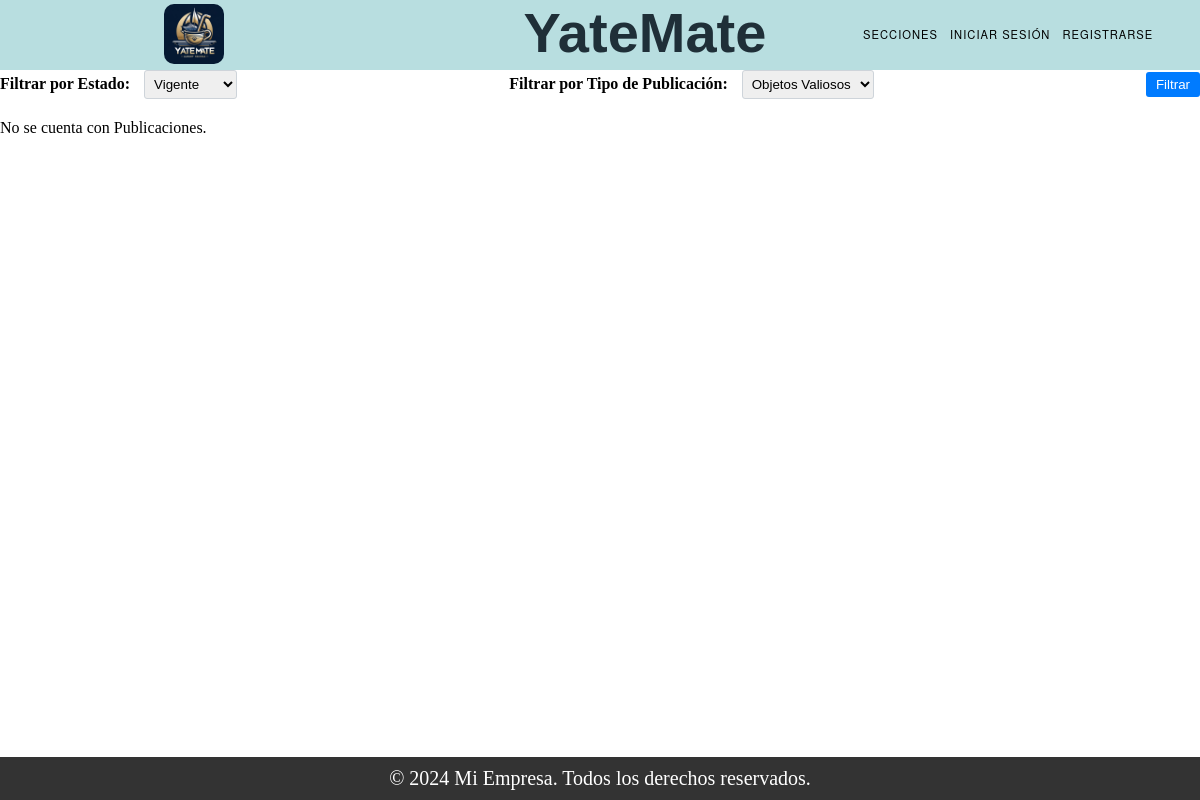
The page /list/ on the database as committed earlier.
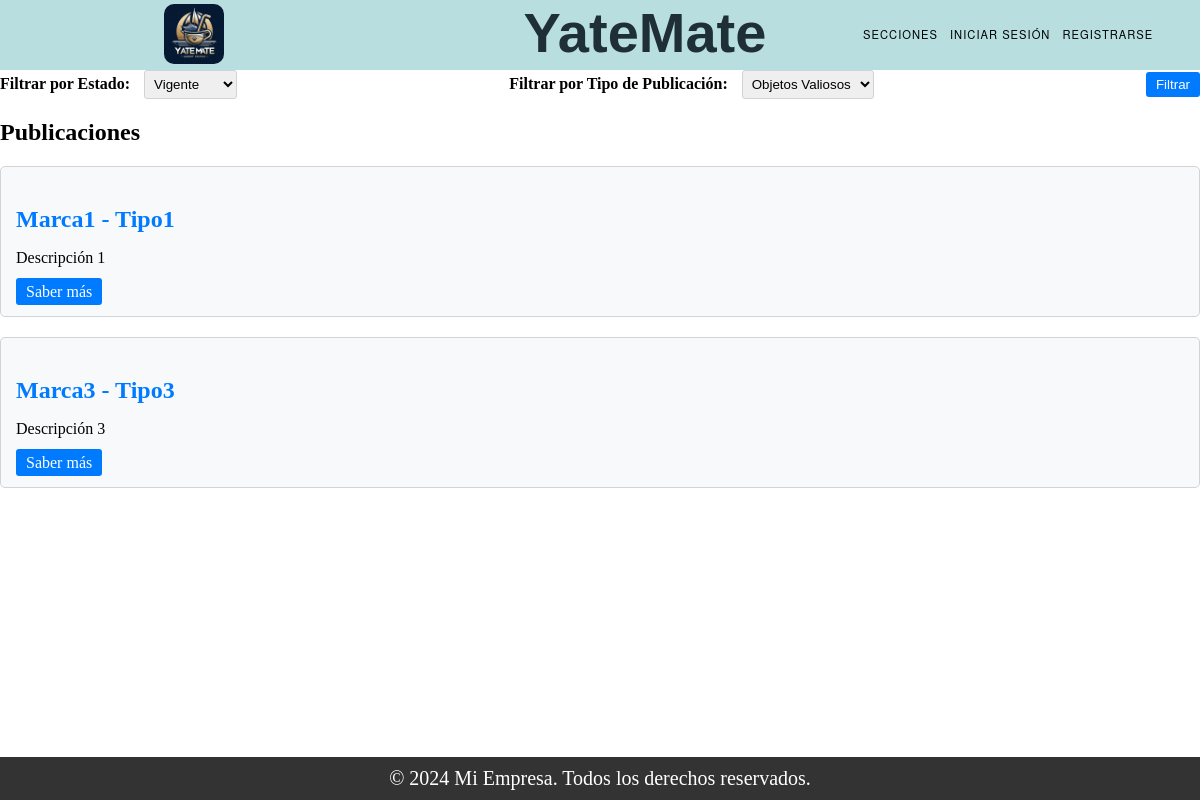
The same page on the database as committed later.
### Trueque/models.py (models this page shows, shortened)
class Publicacion_ObjetoValioso(models.Model):
    ESTADO_CHOICES = (
        ('Vigente', 'Vigente'),
        ('Proceso', 'Proceso'),
        ('Finalizado', 'Finalizado'),
    )
    tipo = models.CharField(max_length=100)
    marca = models.CharField(max_length=100)
    descripcion = models.TextField()
    estado = models.CharField(max_length=50)
    dueño = models.IntegerField()
    foto = models.ImageField(upload_to='productos_fotos/')

### Trueque/views.py (the view)
# urls.py: path("list/", views.list, name="list"),
def list(request):
    objetos_valiosos = Publicacion_ObjetoValioso.objects.all()
    embarcaciones = Publicacion_Embarcacion.objects.all()
    tipo_filtro = request.GET.get('tipo','objetos valiosos')  # Valor por defecto 'objetos valiosos'
    estado_filtro = request.GET.get('estado','Vigente')  # Valor por defecto 'Vigente'
    if tipo_filtro == " ":
        tipo_filtro = 'objetos valiosos'
    if estado_filtro == " ":
          estado_filtro = 'Vigente'
    if tipo_filtro == 'objetos valiosos':
        objetos = objetos_valiosos.filter(estado=estado_filtro)
    elif tipo_filtro == 'embarcaciones':
        objetos = embarcaciones.filter(estado=estado_filtro)
    return render(request, 'list.html', {
        'objetos': objetos
    })

### Trueque/templates/list.html (shortened to what this page needs)
{% extends "base.html" %}
{% block content %}
<form class="filter-form" method="GET" action="">
    <div>
        <label for="estado">Filtrar por Estado:</label>
        <select name="estado" id="estado">
            <option value="Vigente">Vigente</option>
        </select>
    </div>
    <div>
        <label for="tipo">Filtrar por Tipo de Publicación:</label>
        <select name="tipo" id="tipo">
            <option value="objetos valiosos">Objetos Valiosos</option>
        </select>
    </div>
    <button type="submit">Filtrar</button>
</form>
{% if objetos %}
    <h2>Publicaciones</h2>
    {% for objeto in objetos %}
        <div class="card">
            <h3 class="card-title">
                {% if objeto.nombre_fantasia %}
                    {{ objeto.nombre_fantasia }}
                {% else %}
                    {{ objeto.marca }}
                {% endif %}
                - {{ objeto.tipo }}
            </h3>
            <p>{{ objeto.descripcion|truncatechars:70 }}</p>
            <a href="#" class="btn btn-card">Saber más</a>
        </div>
    {% endfor %}
{% else %}
    <p>No se cuenta con Publicaciones.</p>
{% endif %}
{% endblock %}

### templates/base.html (shortened to what this page needs)
<!DOCTYPE html>
<html lang="es">
<head>
<link rel="stylesheet" href="styles.css">
</head>
<body>
{% include "partials/header.html" %}
{% block content %}{% endblock %}
{% include "partials/footer.html" %}
</body>
</html>

### templates/partials/header.html (shortened to what this page needs)
{% load static %}
<!DOCTYPE html>
<html lang="es">
<head>
<link rel="stylesheet" type="text/css" href="{% static 'css/styles.css' %}">
</head>
<body>
<header class="header1">
  <div class="navegacion">
    <div id="box-img">
      <img src="{% static 'img/iconY.jpg' %}">
    </div>
    <div class="titulo-cli">
      <h1>YateMate</h1>
    </div>
    <nav id="menu">
      <div id="div-nav">
        <ul>
          <li>
            <a href="#">Secciones</a>
          </li>
          <li><a href="http://127.0.0.1:8000/login/">Iniciar sesión</a></li>
          <li><a href="*">Registrarse</a></li>
        </ul>
      </div>
    </nav>
  </div>
</header>
</body>
</html>

### templates/partials/footer.html (shortened to what this page needs)
<!DOCTYPE html>
<html lang="es">
<head>
</head>
<body>
<footer>
  <div class="container">
    <p>&copy; 2024 Mi Empresa. Todos los derechos reservados.</p>
  </div>
</footer>
</body>
</html>

### static/css/styles.css (style rules this page uses)
body { margin: 0; padding: 0; }
.header1 { background-color: #b8dee0; width: 100%; height:70px; }
.navegacion { display: flex; align-items: flex-start; justify-content: flex-start; }
.titulo-cli { display: flex; align-items: flex-start; justify-content: flex-start; margin-left:140px; }
.titulo-cli h1 { font-family: 'Alumni Sans Pinstripe', sans-serif; font-size: 3.5rem; font-weight: 800; margin: 0 ; color: #1f2f38; }
#menu { display: flex; align-items: center; flex-direction: row; margin-top: 20px; width: 100%; height: 100%; margin-left: 50px; justify-content: center; }
#menu ul { list-style:none; margin:0; padding:0; }
#menu ul li { background-color:#b8dee0;; }
#menu ul a { display:block; color:black; text-decoration:none; font-weight:400; font-size:0.7rem; padding:6px; font-family:"HelveticaNeue", "Helvetica Neue", Helvetica, Arial, sans-serif; text-transform:uppercase; letter-spacing:1px; }
#menu ul li { position:relative; float:left; margin:0; padding:0; }
#box-img { display: flex; width: 100%; height: 100%; align-items: center; justify-content: center; }
#box-img img { width: 60px; height: 60px; border-radius: 10px; margin-left: 5px; margin-top: 4px; }
ul { list-style: none; }
li { list-style: none; }
.container { display: flex; width: 100%; height: 100%; align-items:center; justify-content: center; margin-top: 100px; margin-bottom: 100px; }

### Trueque/templates/list.html (style rules this page uses)
.card { background-color: #f8f9fa; border: 1px solid #ced4da; border-radius: 5px; margin-bottom: 20px; padding: 15px; }
.card-title { color: #007bff; font-size: 1.5rem; margin-bottom: 10px; }
.btn-card { background-color: #007bff; color: #fff; padding: 5px 10px; text-decoration: none; border-radius: 3px; }
.filter-form { margin-bottom: 20px; display: flex; justify-content: space-between; align-items: center; }
.filter-form label { margin-right: 10px; font-weight: bold; }
.filter-form select { padding: 5px; border-radius: 3px; border: 1px solid #ced4da; }
.filter-form button { background-color: #007bff; color: #fff; padding: 5px 10px; border: none; border-radius: 3px; cursor: pointer; }

### templates/partials/footer.html (style rules this page uses)
footer { background-color: #333; color: #fff; padding: 10px 0; text-align: center; position: fixed; bottom: 0; width: 100%; }
.container { padding: 0; margin: 0; }
footer p { margin: 0; font-size: 20px; }

Rows that differ between the two databases and show on the page:
added Publicacion_ObjetoValioso: marca "Marca1", tipo "Tipo1", descripcion "Descripción 1"
added Publicacion_ObjetoValioso: marca "Marca3", tipo "Tipo3", descripcion "Descripción 3"
Other text that changed with them:
text no longer shown: "No se cuenta con Publicaciones."
text now shown: "Publicaciones"
